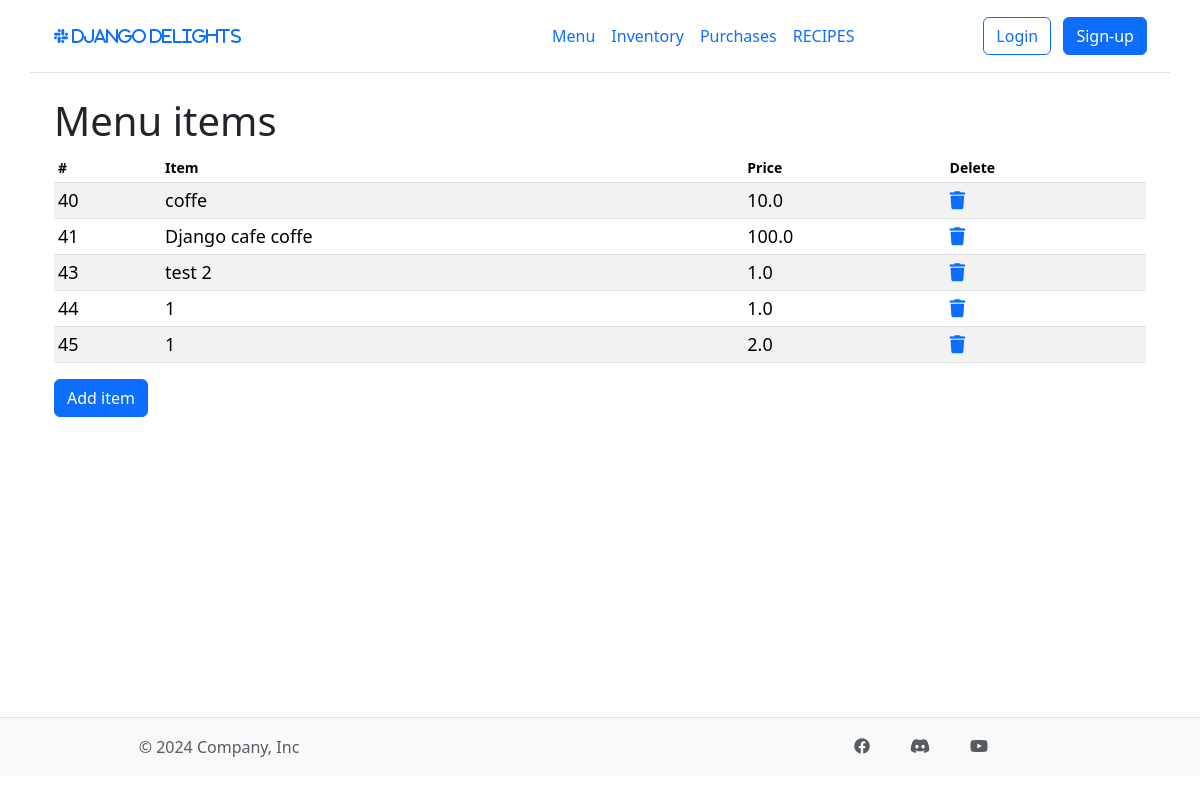
The app's page /menu/ with its own data.
### inventory/models.py (models this page shows, shortened)
class MenuItem(models.Model):
    name = models.CharField(max_length=50)
    price = models.FloatField(default=0)

### inventory/views.py (the view)
# urls.py: path("menu/", views.menu, name="menu"),
def menu(request):
    return render(
        request,
        "inventory/menu.html",
        context={"menu_items": MenuItem.objects.all()},
    )

### inventory/templates/inventory/menu.html (shortened to what this page needs)
{% extends "inventory/base.html" %}
{%load static%}
{% block content %}
<div class="container table-responsive small">
    <h1>Menu items</h1>
    <table class='table table-striped table-sm'>
        <thead>
            <tr>
                <th scope="col">#</th>
                <th scope="col">Item</th>
                <th scope="col">Price</th>
                <th scope='col'>Delete</th>
            </tr>
        </thead>
        <tbody>
            {% for item in menu_items %}
                <tr class="table-row" style="font-size: 18px;">
                    <td>{{item.id}}</td>
                    <td>{{item.name}}</td>
                    <td>{{item.price}}</td>
                    <td><a href="{%url 'delete' item.id %}?model=menu"><i class="fa fa-trash"></i></a></td>
                </tr>
            {% endfor %}
        </tbody>
    </table>
    <a href="{%url 'create_menu' %}" class="btn btn-primary">Add item</a>
</div>
{% endblock content %}

### inventory/static/inventory/css/style.css (style rules this page uses)
html, body { height: 100%; margin: 0; }
body { display: flex; flex-direction: column; }

### records on screen
MenuItem: id "40", name "coffe", price "10.0"
MenuItem: id "41", name "Django cafe coffe", price "100.0"
MenuItem: id "43", name "test 2", price "1.0"
MenuItem: id "44", name "1", price "1.0"
MenuItem: id "45", name "1", price "2.0"
